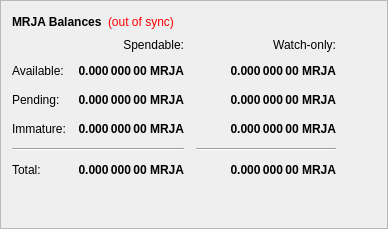
           <widget class="QFrame" name="frame">
            <property name="frameShape">
             <enum>QFrame::StyledPanel</enum>
            </property>
            <property name="frameShadow">
             <enum>QFrame::Raised</enum>
            </property>
            <layout class="QVBoxLayout" name="verticalLayout_4">
             <item>
              <layout class="QHBoxLayout" name="horizontalLayout_4">
               <item>
                <widget class="QLabel" name="label_5">
                 <property name="font">
                  <font>
                   <weight>75</weight>
                   <bold>true</bold>
                  </font>
                 </property>
                 <property name="text">
                  <string>MRJA Balances</string>
                 </property>
                </widget>
               </item>
               <item>
                <widget class="QLabel" name="labelWalletStatus">
                 <property name="cursor">
                  <cursorShape>WhatsThisCursor</cursorShape>
                 </property>
                 <property name="toolTip">
                  <string>The displayed information may be out of date. Your wallet automatically synchronizes with the XORN network after a connection is established, but this process has not completed yet.</string>
                 </property>
                 <property name="styleSheet">
                  <string notr="true">QLabel { color: red; }</string>
                 </property>
                 <property name="text">
                  <string notr="true">(out of sync)</string>
                 </property>
                 <property name="alignment">
                  <set>Qt::AlignLeading|Qt::AlignLeft|Qt::AlignVCenter</set>
                 </property>
                </widget>
               </item>
               <item>
                <spacer name="horizontalSpacer_3">
                 <property name="orientation">
                  <enum>Qt::Horizontal</enum>
                 </property>
                 <property name="sizeHint" stdset="0">
                  <size>
                   <width>40</width>
                   <height>20</height>
                  </size>
                 </property>
                </spacer>
               </item>
              </layout>
             </item>
             <item>
              <layout class="QGridLayout" name="gridLayout">
               <property name="spacing">
                <number>12</number>
               </property>
               <item row="2" column="2">
                <widget class="QLabel" name="labelWatchPending">
                 <property name="font">
                  <font>
                   <weight>75</weight>
                   <bold>true</bold>
                  </font>
                 </property>
                 <property name="cursor">
                  <cursorShape>IBeamCursor</cursorShape>
                 </property>
                 <property name="toolTip">
                  <string>Unconfirmed transactions to watch-only addresses</string>
                 </property>
                 <property name="text">
                  <string notr="true">0.000 000 00 MRJA</string>
                 </property>
                 <property name="alignment">
                  <set>Qt::AlignRight|Qt::AlignTrailing|Qt::AlignVCenter</set>
                 </property>
                 <property name="textInteractionFlags">
                  <set>Qt::LinksAccessibleByMouse|Qt::TextSelectableByKeyboard|Qt::TextSelectableByMouse</set>
                 </property>
                </widget>
               </item>
               <item row="2" column="1">
                <widget class="QLabel" name="labelUnconfirmed">
                 <property name="font">
                  <font>
                   <weight>75</weight>
                   <bold>true</bold>
                  </font>
                 </property>
                 <property name="cursor">
                  <cursorShape>IBeamCursor</cursorShape>
                 </property>
                 <property name="toolTip">
                  <string>Total of transactions that have yet to be confirmed, and do not yet count toward the spendable balance</string>
                 </property>
                 <property name="text">
                  <string notr="true">0.000 000 00 MRJA</string>
                 </property>
                 <property name="alignment">
                  <set>Qt::AlignRight|Qt::AlignTrailing|Qt::AlignVCenter</set>
                 </property>
                 <property name="textInteractionFlags">
                  <set>Qt::LinksAccessibleByMouse|Qt::TextSelectableByKeyboard|Qt::TextSelectableByMouse</set>
                 </property>
                </widget>
               </item>
               <item row="3" column="2">
                <widget class="QLabel" name="labelWatchImmature">
                 <property name="font">
                  <font>
                   <weight>75</weight>
                   <bold>true</bold>
                  </font>
                 </property>
                 <property name="cursor">
                  <cursorShape>IBeamCursor</cursorShape>
                 </property>
                 <property name="toolTip">
                  <string>Staked or masternode rewards in watch-only addresses that has not yet matured</string>
                 </property>
                 <property name="text">
                  <string notr="true">0.000 000 00 MRJA</string>
                 </property>
                 <property name="alignment">
                  <set>Qt::AlignRight|Qt::AlignTrailing|Qt::AlignVCenter</set>
                 </property>
                 <property name="textInteractionFlags">
                  <set>Qt::LinksAccessibleByMouse|Qt::TextSelectableByKeyboard|Qt::TextSelectableByMouse</set>
                 </property>
                </widget>
               </item>
               <item row="4" column="0" colspan="2">
                <widget class="Line" name="lineSpendableBalance">
                 <property name="orientation">
                  <enum>Qt::Horizontal</enum>
                 </property>
                </widget>
               </item>
               <item row="4" column="2">
                <widget class="Line" name="lineWatchBalance">
                 <property name="sizePolicy">
                  <sizepolicy hsizetype="Preferred" vsizetype="Fixed">
                   <horstretch>0</horstretch>
                   <verstretch>0</verstretch>
                  </sizepolicy>
                 </property>
                 <property name="minimumSize">
                  <size>
                   <width>140</width>
                   <height>0</height>
                  </size>
                 </property>
                 <property name="orientation">
                  <enum>Qt::Horizontal</enum>
                 </property>
                </widget>
               </item>
               <item row="5" column="0">
                <widget class="QLabel" name="labelTotalText">
                 <property name="text">
                  <string>Total:</string>
                 </property>
                </widget>
               </item>
               <item row="3" column="1">
                <widget class="QLabel" name="labelImmature">
                 <property name="font">
                  <font>
                   <weight>75</weight>
                   <bold>true</bold>
                  </font>
                 </property>
                 <property name="cursor">
                  <cursorShape>IBeamCursor</cursorShape>
                 </property>
                 <property name="toolTip">
                  <string>Staked or masternode rewards that has not yet matured</string>
                 </property>
                 <property name="text">
                  <string notr="true">0.000 000 00 MRJA</string>
                 </property>
                 <property name="alignment">
                  <set>Qt::AlignRight|Qt::AlignTrailing|Qt::AlignVCenter</set>
                 </property>
                 <property name="textInteractionFlags">
                  <set>Qt::LinksAccessibleByMouse|Qt::TextSelectableByKeyboard|Qt::TextSelectableByMouse</set>
                 </property>
                </widget>
               </item>
               <item row="2" column="3">
                <spacer name="horizontalSpacer_2">
                 <property name="orientation">
                  <enum>Qt::Horizontal</enum>
                 </property>
                 <property name="sizeHint" stdset="0">
                  <size>
                   <width>40</width>
                   <height>20</height>
                  </size>
                 </property>
                </spacer>
               </item>
               <item row="3" column="0">
                <widget class="QLabel" name="labelImmatureText">
                 <property name="text">
                  <string>Immature:</string>
                 </property>
                </widget>
               </item>
               <item row="5" column="1">
                <widget class="QLabel" name="labelTotal">
                 <property name="font">
                  <font>
                   <weight>75</weight>
                   <bold>true</bold>
                  </font>
                 </property>
                 <property name="cursor">
                  <cursorShape>IBeamCursor</cursorShape>
                 </property>
                 <property name="toolTip">
                  <string>Your current total balance</string>
                 </property>
                 <property name="text">
                  <string notr="true">0.000 000 00 MRJA</string>
                 </property>
                 <property name="alignment">
                  <set>Qt::AlignRight|Qt::AlignTrailing|Qt::AlignVCenter</set>
                 </property>
                 <property name="textInteractionFlags">
                  <set>Qt::LinksAccessibleByMouse|Qt::TextSelectableByKeyboard|Qt::TextSelectableByMouse</set>
                 </property>
                </widget>
               </item>
               <item row="5" column="2">
                <widget class="QLabel" name="labelWatchTotal">
                 <property name="font">
                  <font>
                   <weight>75</weight>
                   <bold>true</bold>
                  </font>
                 </property>
                 <property name="cursor">
                  <cursorShape>IBeamCursor</cursorShape>
                 </property>
                 <property name="toolTip">
                  <string>Current total balance in watch-only addresses</string>
                 </property>
                 <property name="text">
                  <string notr="true">0.000 000 00 MRJA</string>
                 </property>
                 <property name="alignment">
                  <set>Qt::AlignRight|Qt::AlignTrailing|Qt::AlignVCenter</set>
                 </property>
                 <property name="textInteractionFlags">
                  <set>Qt::LinksAccessibleByMouse|Qt::TextSelectableByKeyboard|Qt::TextSelectableByMouse</set>
                 </property>
                </widget>
               </item>
               <item row="0" column="2">
                <widget class="QLabel" name="labelWatchonly">
                 <property name="text">
                  <string>Watch-only:</string>
                 </property>
                 <property name="alignment">
                  <set>Qt::AlignRight|Qt::AlignTrailing|Qt::AlignVCenter</set>
                 </property>
                </widget>
               </item>
               <item row="1" column="0">
                <widget class="QLabel" name="labelBalanceText">
                 <property name="text">
                  <string>Available:</string>
                 </property>
                </widget>
               </item>
               <item row="1" column="1">
                <widget class="QLabel" name="labelBalance">
                 <property name="font">
                  <font>
                   <weight>75</weight>
                   <bold>true</bold>
                  </font>
                 </property>
                 <property name="cursor">
                  <cursorShape>IBeamCursor</cursorShape>
                 </property>
                 <property name="toolTip">
                  <string>Your current spendable balance</string>
                 </property>
                 <property name="text">
                  <string notr="true">0.000 000 00 MRJA</string>
                 </property>
                 <property name="alignment">
                  <set>Qt::AlignRight|Qt::AlignTrailing|Qt::AlignVCenter</set>
                 </property>
                 <property name="textInteractionFlags">
                  <set>Qt::LinksAccessibleByMouse|Qt::TextSelectableByKeyboard|Qt::TextSelectableByMouse</set>
                 </property>
                </widget>
               </item>
               <item row="1" column="2">
                <widget class="QLabel" name="labelWatchAvailable">
                 <property name="font">
                  <font>
                   <weight>75</weight>
                   <bold>true</bold>
                  </font>
                 </property>
                 <property name="cursor">
                  <cursorShape>IBeamCursor</cursorShape>
                 </property>
                 <property name="toolTip">
                  <string>Your current balance in watch-only addresses</string>
                 </property>
                 <property name="text">
                  <string notr="true">0.000 000 00 MRJA</string>
                 </property>
                 <property name="alignment">
                  <set>Qt::AlignRight|Qt::AlignTrailing|Qt::AlignVCenter</set>
                 </property>
                 <property name="textInteractionFlags">
                  <set>Qt::LinksAccessibleByMouse|Qt::TextSelectableByKeyboard|Qt::TextSelectableByMouse</set>
                 </property>
                </widget>
               </item>
               <item row="2" column="0">
                <widget class="QLabel" name="labelPendingText">
                 <property name="text">
                  <string>Pending:</string>
                 </property>
                </widget>
               </item>
               <item row="0" column="1">
                <widget class="QLabel" name="labelSpendable">
                 <property name="text">
                  <string>Spendable:</string>
                 </property>
                 <property name="alignment">
                  <set>Qt::AlignRight|Qt::AlignTrailing|Qt::AlignVCenter</set>
                 </property>
                </widget>
               </item>
              </layout>
             </item>
             <item>
              <spacer name="verticalSpacer_4">
               <property name="orientation">
                <enum>Qt::Vertical</enum>
               </property>
               <property name="sizeHint" stdset="0">
                <size>
                 <width>20</width>
                 <height>40</height>
                </size>
               </property>
              </spacer>
             </item>
            </layout>
           </widget>
